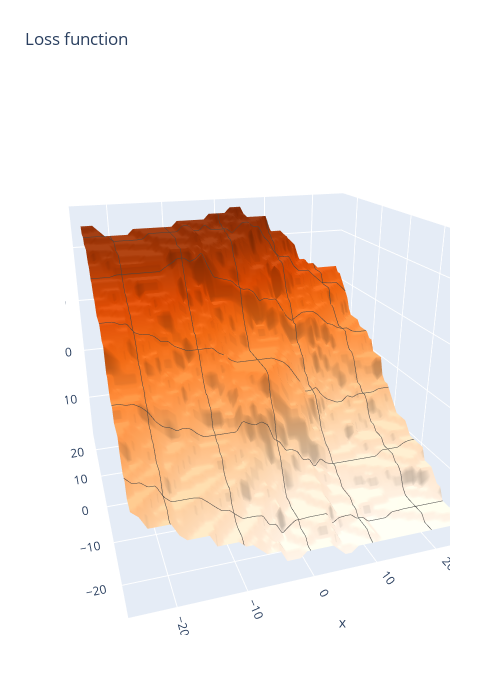

The cell this chart's notebook holds for it:
### Code cell
cs = 'oranges'
fig = go.Figure(data=[go.Surface(z=J, x=W1, y=W2,
                                 contours = {"x": {"show": True},
                                             "y": {"show": True}
                                            },
                                 showscale=False,
                                 colorscale=cs
                                )])
fig.update_layout(title='Loss function', autosize=False,
                  width=500, height=700,
                  margin=dict(l=65, r=50, b=65, t=90))

### Figure 1 — Plotly figure (JSON) as saved in the notebook; plotly's stock layout.template omitted (floating-point values rounded to 4 significant figures; data arrays with more than 128 entries replaced by an {"elided": "..."} marker saying what was removed)
{"data": [{"colorscale": [[0, "rgb(255,245,235)"], [0.125, "rgb(254,230,206)"], [0.25, "rgb(253,208,162)"], [0.375, "rgb(253,174,107)"], [0.5, "rgb(253,141,60)"], [0.625, "rgb(241,105,19)"], [0.75, "rgb(217,72,1)"], [0.875, "rgb(166,54,3)"], [1, "rgb(127,39,4)"]], "contours": {"x": {"show": true}, "y": {"show": true}}, "showscale": false, "type": "surface", "x": {"elided": "50x50 float values"}, "y": {"elided": "50x50 float values"}, "z": {"elided": "50x50 int values"}}], "layout": {"autosize": false, "height": 700, "margin": {"b": 65, "l": 65, "r": 50, "t": 90}, "scene": {"aspectmode": "auto", "aspectratio": {"x": 1.052, "y": 1.052, "z": 0.9043}, "camera": {"center": {"x": 0, "y": 0, "z": 0}, "eye": {"x": -0.6152, "y": -1.905, "z": 0.8243}, "projection": {"type": "perspective"}, "up": {"x": 0, "y": 0, "z": 1}}}, "title": {"text": "Loss function"}, "width": 500}}
